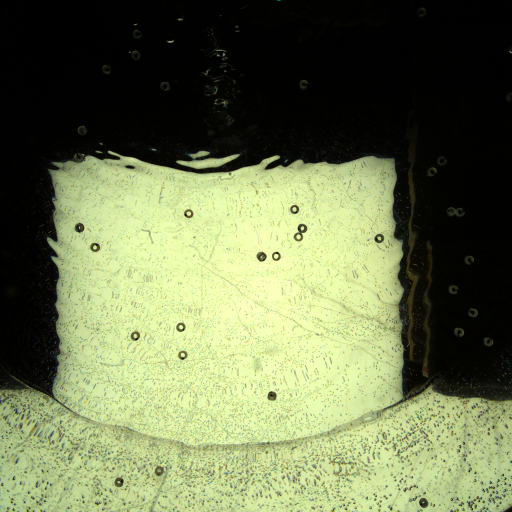
#> input picture src/2022_04_09/original/C001H001S0001001500.bmp, 1024 x 1024 px, given in place of original000001.bmp, which was not available (shown at 1/2 size)
$ python pre_dark.py ../2022_04_09/original
#> lines starting #> are read from the running program, lines starting #| are printed output that depends on the picture; pictures that were not available may be replaced by others from this repository, and a replacement may not be noted
#> further down, img is the input picture: shape (1024, 1024, 3); mean B, G, R 81.1, 117.9, 108.9
### src/2022_04_10/adj.py
import os


import cv2
import numpy as np


def adjust(img, alpha=1.0, beta=0.0):
#> called with alpha = 3, beta = 30
    res = alpha * img + beta
    return np.clip(res, 0, 255).astype(np.uint8)
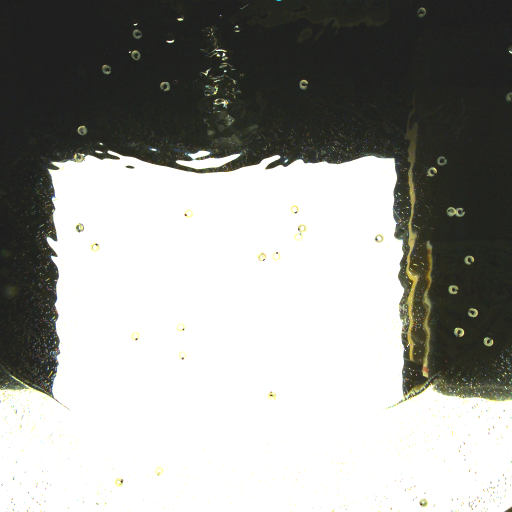
#> returned value: shape (1024, 1024, 3) (shown at 1/2 size); mean of channels 0, 1, 2 152.8, 156.4, 155.7; drawn as B, G, R


# [7 lines that do not run on import are left out]

### src/2022_04_10/pre_dark.py
import os
import sys

import cv2
import numpy as np
from tqdm import tqdm

import adj


SUPER_DIR = "F:\\M2"
SUPER_DIR2 = "E:\\M2"
Q_DIR = [
    "rbi_q_1",
    "rbi_q_2",
    "rbi_q_3"
]

TRACER_IMGS_DARK_DIR = "tracer_imgs_dark"

THRESHOLD = 0.97


def crop_img_top(im):
    return im[0:310, :, :]
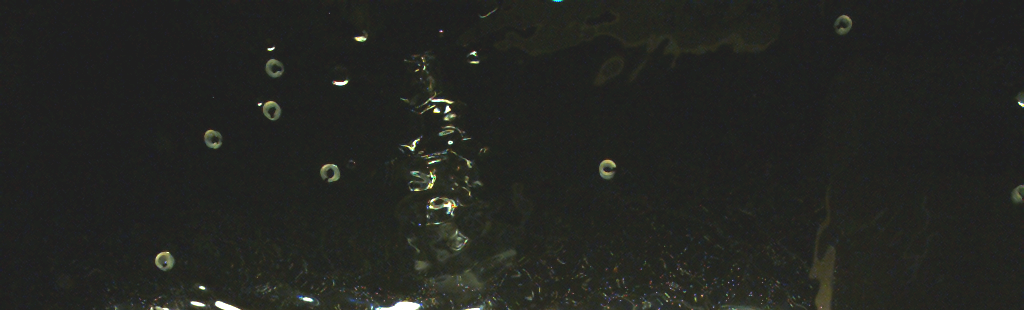
#> returned value: shape (310, 1024, 3); mean of channels 0, 1, 2 33.3, 37, 35.6; drawn as B, G, R


def crop_img_left(im):
    return im[290:800, :110, :]
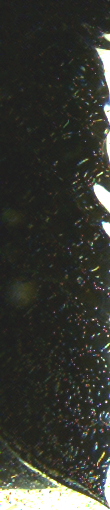
#> returned value: shape (510, 110, 3); mean of channels 0, 1, 2 49.7, 56, 54.3; drawn as B, G, R


def crop_img_right(im):
    return im[290:800, 800:, :]
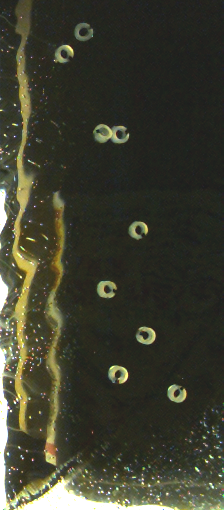
#> returned value: shape (510, 224, 3); mean of channels 0, 1, 2 47.4, 61.8, 61.1; drawn as B, G, R


def is_same(ij, r):
    for a in range(-5, 6):
        for b in range(-5, 6):
            if (ij[0]+a, ij[1]+b) in r:
                return True
    return False


def mark_tracer_dark(im):
    res_list = []

    for t in range(600):
        tracer_im = cv2.imread(TRACER_IMGS_DARK_DIR + f"/tracer_{t}.bmp")
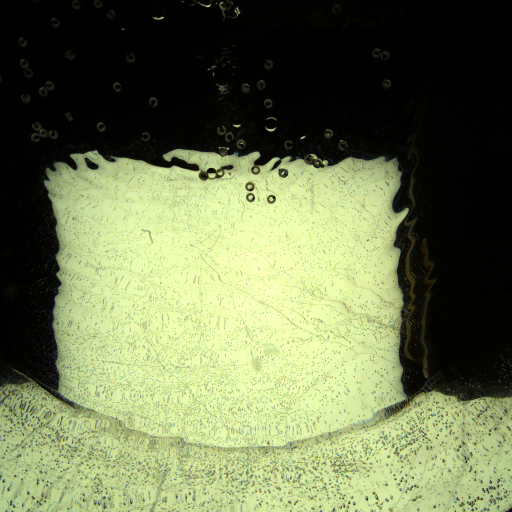
#> input picture src/2022_04_09/original/C001H001S0002000001.bmp, 1024 x 1024 px, given in place of tracer_0.bmp, which was not available (shown at 1/2 size)
#> tracer_im is the input picture: shape (1024, 1024, 3); mean B, G, R 81.5, 118.6, 109.4
        res = cv2.matchTemplate(im, tracer_im, cv2.TM_CCORR_NORMED)
#> res = 715 values, max 0.882 at index 714, min 0.328 at index 0, mean 0.714
        res_j, res_i = np.where(res > THRESHOLD)
#> res_j = empty array; res_i = empty array

        for n in range(len(res_i)):
            i, j = res_i[n], res_j[n]
            if is_same((i, j), res_list):
                continue
            res_list.append((i, j))
#> this loop made 0 passes
#> after the loop, res_list = []

    return res_list


if __name__ == '__main__':
    args = sys.argv

    sub_dir = args[1]

    for q_dir in Q_DIR:
        for f in tqdm(range(1, 6001)):
            FILE = SUPER_DIR + "\\original\\2022_04_10\\" + q_dir + "\\" + sub_dir + "\\" + sub_dir + f"{f:06}.bmp"

            img = cv2.imread(FILE)

            img = adj.adjust(img, alpha=3.0, beta=30.0)

            img_top = crop_img_top(im=img)
            img_left = crop_img_left(im=img)
            img_right = crop_img_right(im=img)

#> (the run stopped early here; a loop or call above may not have finished)
